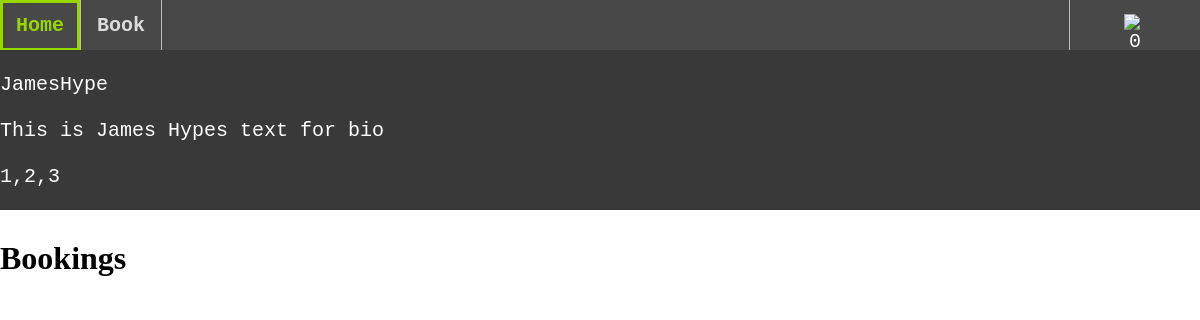
Page /profile (signed in) on the earlier database version.
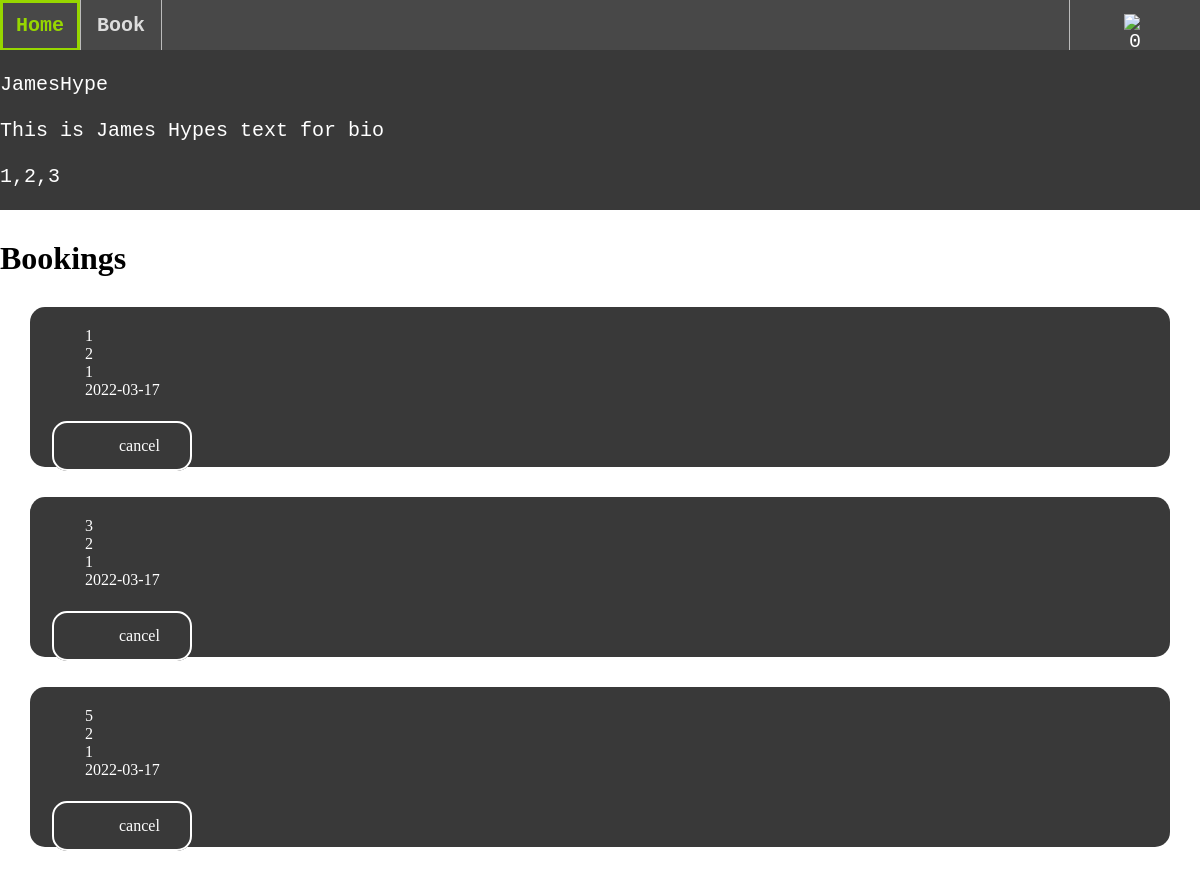
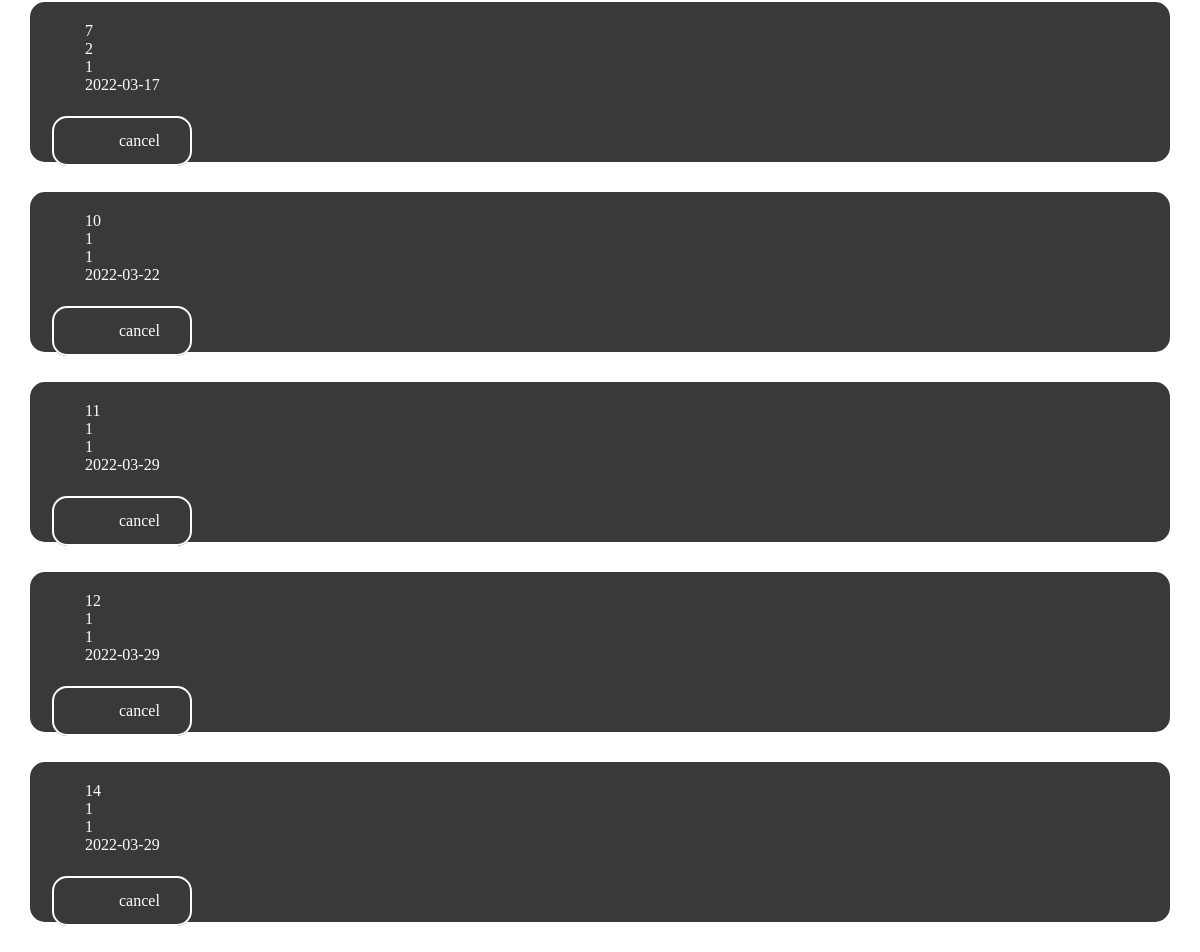
Same page on the later database version (2 pictures, top to bottom).
### tables this page shows
CREATE TABLE bookings (
  id INTEGER PRIMARY KEY AUTOINCREMENT,
  booker_id INTEGER NOT NULL,
  dj_id INTEGER NOT NULL,
  created DATE NOT NULL DEFAULT CURRENT_DATE,
  bookedfor DATE NOT NULL DEFAULT CURRENT_DATE,
  FOREIGN KEY (booker_id) REFERENCES users(id)
  FOREIGN KEY (dj_id) REFERENCES djs(id)
);

### app.py (the view)
@app.route('/profile')
def get_profile():
    if  'userinfo' in session:
        bookings = []
        if session['userinfo']['type'] == 'dj': #if user is dj show the bookings that book them
            bookings = db.getDJBookings(session['userinfo']['id'])
        elif (session['userinfo']['type'] == 'customer'): #if customer show the bookings they have made
            bookings = db.getCustomerBookings(session['userinfo']['id'])
        else:
            bookings = db.getAllBookings() #else show all of the bookling make
        return(render_template('profile.html',user = session['userinfo'],loggedIn = True, bookings = bookings))
    else:
        return(render_template('login.html',error=""))

### db.py (called while the page is built)
def get_db():
    db = None
    if not db:
        try:
            db = sqlite3.connect(
                current_app.config['DATABASE'] )
        except Exception as e:
            print(e)
    return db

def getDJBookings(id):
    db = get_db()
    cur = db.cursor()
    cur.execute("SELECT * FROM bookings where dj_id = (?)", [id])
    try: bookings = list(cur.fetchall())
    except: return False
    return bookings

### templates/profile.html
{% extends "layout.html" %}
{% block content %}
<div class="fix-div" id = "djListHeader" >
    <br>
    <div class ="username">{{user.username}}</div>
    <br>
    <div class ="bio">{{user.bio}}</div>
    <br>
    <div class ="genres">{{user.genres}}</div>
</div>
<div class = "wrapper">
    <h1>Bookings </h1>
    {%for booking in bookings %}
    <div class = "djContainer">
        <p>{{booking.0}}</p>
        <p>{{booking.1}}</p>
        <p>{{booking.2}}</p>
        <p>{{booking.3}}</p>
        <br>
        <a class= "button" href = "">cancel</a>
    </div>
    {% endfor %}
</div>
{% endblock %}

### templates/layout.html (shortened to what this page needs)
<!DOCTYPE html>
<html>
  <head>
    <link rel = "stylesheet" href="{{ url_for('static',filename='css/main.css') }}">
  </head>
  <body>
    <header>
      <strong><nav class = "fix-nav">
        <ul class="menu">
          <li><a href="{{ url_for('get_home') }}">Home</a></li>
          <li><a href="{{ url_for('get_book')}}">Book</a></li>
          {% if loggedIn %}
          <li style="float:right">  <div class="dropdown">
            <button class="dropbtn">
              <img style = "  display: block;
              margin-left: auto;
              margin-right: auto;
              width: 22%;" class = "dropdownImg" src="" alt="0">
            </button>
            {% else %}
            <li style="float:right"><a href="{{ url_for('get_login')}}">Login</a></li>
            {%endif%}
          </li>
        </ul>
      </nav></strong>
    </header>
      {% block content %}
      {% endblock %}
  </body>
</html>

### static/css/main.css (style rules this page uses)
* { border: 0; padding: 0; margin: 0; }
ul { text-decoration: none; font-size: 20px; font-family: 'Courier New', Courier, monospace; list-style-type: none; margin: 0; padding: 0; overflow: hidden; background-color: #484848; }
li { float: left; border-right:1px solid #bbb; }
li:last-child { border-right: none; border-left:1px solid #bbb; }
li a { text-decoration: inherit; display: block; color: #DCDCDC; text-align: center; padding: 14px 16px; }
.dropdown { float: left; overflow: hidden; }
.dropdown .dropbtn { font-size: inherit; font-family: inherit; border: none; outline: none; color: white; width: 130px; padding: 14px 16px; background-color: inherit; margin: 0; }
#djListHeader { background-color: #393939; color: white; text-decoration: none; font-size: 20px; font-family: 'Courier New', Courier, monospace; text-align: left; }
.djContainer { background-color: #393939; color: white; height:120px; margin: 30px 30px; border-radius: 15px; text-align: left; text-indent: 35px; padding: 20px; }
div a { outline: 2px solid #DCDCDC; outline-offset: -2px; text-decoration: inherit; display: block; color:#DCDCDC; text-align: center; position: relative; padding: 14px 16px; border-radius: 15px; }
.button { color:#ffffff; outline: 2px solid #ffffff; outline-offset: -2px; color:#ffffff ; background-color: #393939; padding: 16px 32px; text-align: center; text-decoration: none; display: inline-block; font-size: 16px; margin: 4px 2px; cursor: pointer; }
.fix-nav { position:fixed; z-index: 10; top: 0; width:100%; }
.fix-div { position:fixed; z-index: 10; top: 0 ; height:160px; width:100%; margin-top: 50px }
.wrapper { position: relative; z-index: 1; height:60% ; width: 100%; margin-top:240px }

Differences in the rows shown:
added bookings: id "1", booker "2", dj "1", created "2022-03-17"
added bookings: id "3", booker "2", dj "1", created "2022-03-17"
added bookings: id "5", booker "2", dj "1", created "2022-03-17"
added bookings: id "7", booker "2", dj "1", created "2022-03-17"
added bookings: id "10", booker "1", dj "1", created "2022-03-22"
added bookings: id "11", booker "1", dj "1", created "2022-03-29"
added bookings: id "12", booker "1", dj "1", created "2022-03-29"
added bookings: id "14", booker "1", dj "1", created "2022-03-29"
